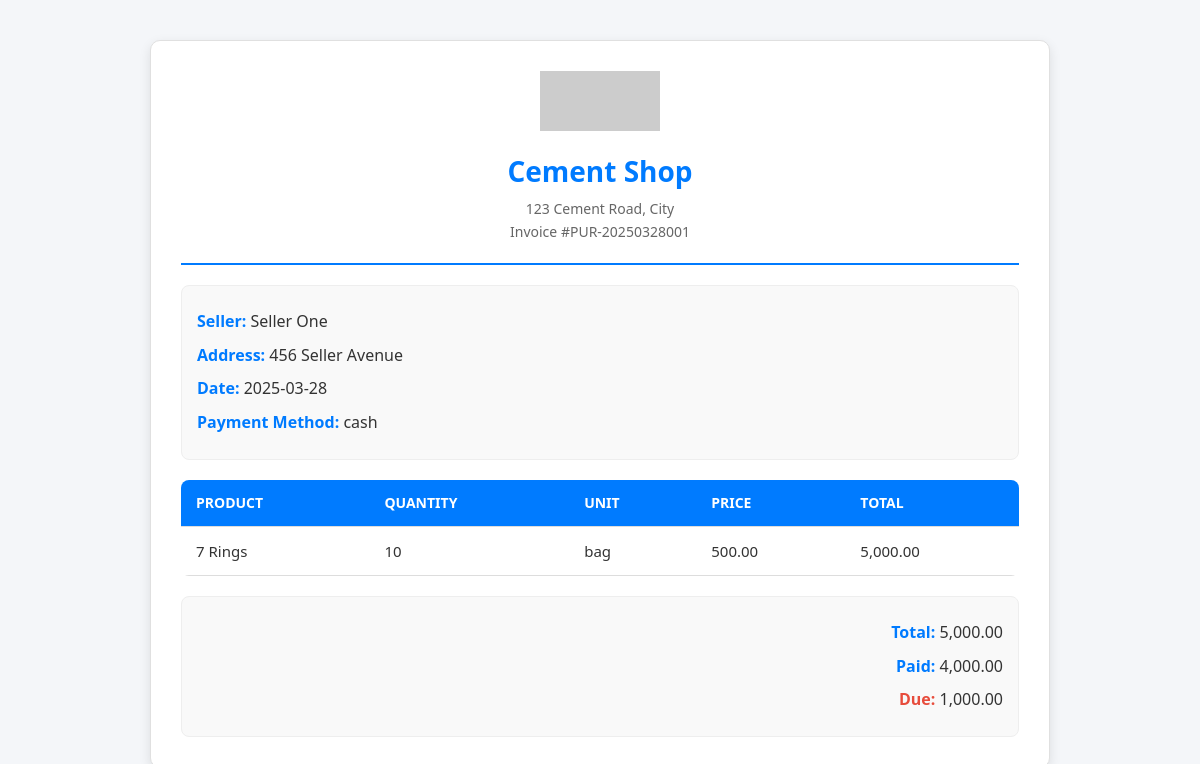
The page /pages/invoice_buy.php?invoice_number=PUR-20250328001 (signed in) on the database its author committed.
### tables this page shows
CREATE TABLE settings (
    setting_key VARCHAR(255) PRIMARY KEY,
    value TEXT,
    created_at TIMESTAMP DEFAULT CURRENT_TIMESTAMP,
    updated_at TIMESTAMP DEFAULT CURRENT_TIMESTAMP ON UPDATE CURRENT_TIMESTAMP
);

CREATE TABLE purchases (
    id INT AUTO_INCREMENT PRIMARY KEY,
    seller_id INT,
    product_id INT,
    quantity INT NOT NULL CHECK (quantity > 0),  
    price DECIMAL(10, 2) NOT NULL CHECK (price >= 0),
    total DECIMAL(10, 2) NOT NULL CHECK (total >= 0),
    paid DECIMAL(10, 2) NOT NULL CHECK (paid >= 0),
    due DECIMAL(10, 2) NOT NULL CHECK (due >= 0),
    purchase_date DATE NOT NULL,
    payment_method VARCHAR(50) NOT NULL,
    invoice_number VARCHAR(20) NOT NULL UNIQUE,
    unit VARCHAR(50) NOT NULL,  
    created_at TIMESTAMP DEFAULT CURRENT_TIMESTAMP,
    FOREIGN KEY (seller_id) REFERENCES sellers(id) ON DELETE SET NULL,
    FOREIGN KEY (product_id) REFERENCES products(id) ON DELETE SET NULL,
    INDEX idx_invoice_number (invoice_number)  
);

CREATE TABLE sellers (
    id INT AUTO_INCREMENT PRIMARY KEY,
    name VARCHAR(255) NOT NULL,
    phone VARCHAR(20),
    address TEXT,
    created_at TIMESTAMP DEFAULT CURRENT_TIMESTAMP
);

CREATE TABLE products (
    id INT AUTO_INCREMENT PRIMARY KEY,
    category_id INT,
    name VARCHAR(255) NOT NULL,
    price DECIMAL(10, 2) NOT NULL,
    quantity INT NOT NULL CHECK (quantity >= 0),  
    unit VARCHAR(50),
    brand_name VARCHAR(255),  
    type VARCHAR(50) NOT NULL DEFAULT '',  
    created_at TIMESTAMP DEFAULT CURRENT_TIMESTAMP,
    FOREIGN KEY (category_id) REFERENCES categories(id) ON DELETE SET NULL,
     
    UNIQUE KEY uk_products (name, category_id, unit, price, brand_name, type)
);

### pages/invoice_buy.php (called while the page is built, shortened)
<?php
include '../config/database.php';
include_once '../core/functions.php';
$invoice_number = isset($_GET['invoice_number']) ? sanitizeInput($_GET['invoice_number']) : '';
$sql = "SELECT purchases.*, sellers.name as seller_name, sellers.address as seller_address,
        products.name as product_name
        FROM purchases
        LEFT JOIN sellers ON purchases.seller_id = sellers.id
        LEFT JOIN products ON purchases.product_id = products.id
        WHERE purchases.invoice_number = '$invoice_number'";
$result = $conn->query($sql);
$purchase = $result->fetch_assoc();
include 'invoice_template.php';
?>

### core/functions.php (called while the page is built, shortened)
<?php
function sanitizeInput($data) {
    global $conn;
    return mysqli_real_escape_string($conn, trim($data));
}
function getShopSetting($key, $conn) {
    $key = sanitizeInput($key);
    $sql = "SELECT value FROM settings WHERE setting_key = '$key'";
    $result = $conn->query($sql);
    if ($result->num_rows > 0) {
        $row = $result->fetch_assoc();
        return $row['value'];
    }
    return '';
}
?>

### pages/invoice_template.php (the view, shortened to what this page needs)
<!DOCTYPE html>
<html>
<head>
</head>
<body>
    <div class="invoice-box">
        <div class="header">
            <img src="https://via.placeholder.com/120x60?text=Logo" alt="Company Logo" class="logo">
            <h1><?php echo getShopSetting('shop_name', $conn) ?: 'Cement Shop'; ?></h1>
            <p><?php echo getShopSetting('shop_address', $conn) ?: '123 Cement Road, City'; ?></p>
            <p>Invoice #<?php echo $invoice_number; ?></p>
        </div>
        <div class="details">
            <p><strong>Seller:</strong> <?php echo $purchase['seller_name']; ?></p>
            <p><strong>Address:</strong> <?php echo $purchase['seller_address']; ?></p>
            <p><strong>Date:</strong> <?php echo $purchase['purchase_date']; ?></p>
            <p><strong>Payment Method:</strong> <?php echo $purchase['payment_method']; ?></p>
        </div>
        <table>
            <thead>
                <tr>
                    <th>Product</th>
                    <th>Quantity</th>
                    <th>Unit</th>
                    <th>Price</th>
                    <th>Total</th>
                </tr>
            </thead>
            <tbody>
                <tr>
                    <td><?php echo $purchase['product_name']; ?></td>
                    <td><?php echo $purchase['quantity']; ?></td>
                    <td><?php echo $purchase['unit']; ?></td>
                    <td><?php echo number_format($purchase['price'], 2); ?></td>
                    <td><?php echo number_format($purchase['total'], 2); ?></td>
                </tr>
            </tbody>
        </table>
        <div class="totals">
            <p><strong>Total:</strong> <?php echo number_format($purchase['total'], 2); ?></p>
            <p><strong>Paid:</strong> <?php echo number_format($purchase['paid'], 2); ?></p>
            <p><strong>Due:</strong> <?php echo number_format($purchase['due'], 2); ?></p>
        </div>
    </div>
</body>
</html>

### pages/invoice_template.php (style rules this page uses)
* { margin: 0; padding: 0; box-sizing: border-box; }
body { font-family: 'Segoe UI', Tahoma, Geneva, Verdana, sans-serif; background-color: #f4f6f9; color: #333; line-height: 1.6; }
.invoice-box { max-width: 900px; margin: 40px auto; padding: 30px; background-color: #fff; border-radius: 10px; box-shadow: 0 4px 12px rgba(0, 0, 0, 0.1); border: 1px solid #e0e0e0; }
.header { text-align: center; padding-bottom: 20px; border-bottom: 2px solid #007bff; }
.header img.logo { max-width: 120px; margin-bottom: 10px; }
.header h1 { font-size: 28px; color: #007bff; margin-bottom: 5px; }
.header p { font-size: 14px; color: #666; }
.details { margin: 20px 0; padding: 15px; background-color: #f9f9f9; border-radius: 8px; border: 1px solid #eee; }
.details p { font-size: 16px; margin: 8px 0; }
.details p strong { color: #007bff; font-weight: 600; }
table { width: 100%; border-collapse: collapse; margin: 20px 0; background-color: #fff; border-radius: 8px; overflow: hidden; }
th, td { padding: 12px 15px; text-align: left; border-bottom: 1px solid #ddd; }
th { background-color: #007bff; color: #fff; font-weight: 600; text-transform: uppercase; font-size: 14px; }
td { font-size: 15px; color: #333; }
.totals { margin-top: 20px; text-align: right; padding: 15px; background-color: #f9f9f9; border-radius: 8px; border: 1px solid #eee; }
.totals p { font-size: 16px; margin: 8px 0; }
.totals p strong { color: #007bff; font-weight: 600; }
.totals p:last-child strong { color: #e74c3c; }

### rows shown on the page
settings: value "Cement Shop"
settings: value "123 Cement Road, City"
purchases: seller.name "Seller One", seller.address "456 Seller Avenue", purchase_date "2025-03-28", payment_method "cash", product.name "7 Rings", quantity "10", unit "bag", price "500.00", total "5,000.00", paid "4,000.00", due "1,000.00"

### other values the page prints
$invoice_number "PUR-20250328001"
